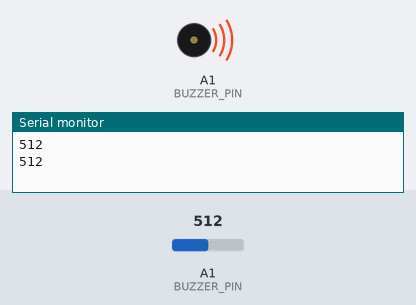
The sketch below on a simulated Arduino Uno, built with avr-gcc and run on an emulated ATmega328P. Shown: buzzer (waves = sounding), the last lines printed to the serial monitor. Inputs (shaded band) come from the test bench; at power-on: A1 (BUZZER_PIN) = 512.

Above: at 2.9 s.
3.0 s: A1 (BUZZER_PIN) set to 491
At 4.1 s:
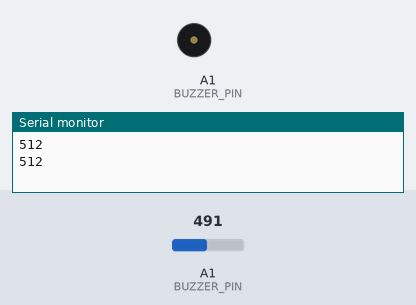
5.8 s: A1 (BUZZER_PIN) set to 510
At 11.6 s:
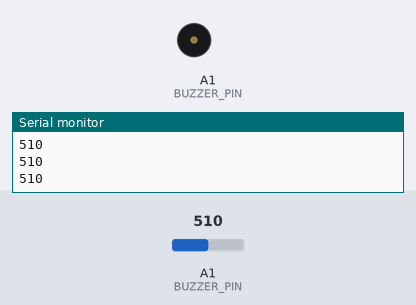
12.0 s: A1 (BUZZER_PIN) set to 490
At 12.7 s:
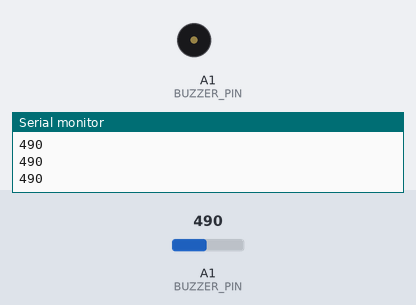
14.8 s: A1 (BUZZER_PIN) set to 511
At 16.6 s:
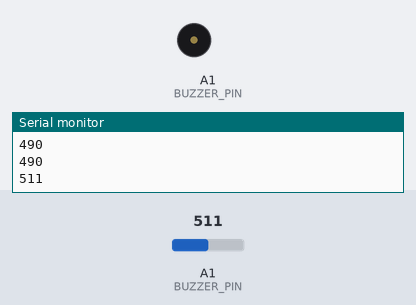
Timing chart, 0 to 22.0 s (numbered marks = the images above; inputs shaded):
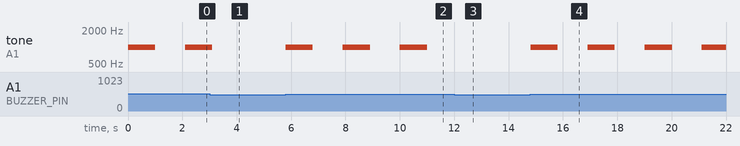

Measured:
- the behaviour switches between 501 and 500 on A1 (BUZZER_PIN) (found by bisection; images 0 and 1)
- after the input at 3.0 s, tone on A1 (BUZZER_PIN): goes on until 3.1 s, then stays silent
- after the input at 5.8 s, tone on A1 (BUZZER_PIN): alternates 1000 Hz for 1.0 s and silent for 1.1 s, starting at once
- after the input at 12.0 s, tone on A1 (BUZZER_PIN): stays silent (without the input it goes to 1000 Hz after 0.11 s)
- after the input at 14.8 s, tone on A1 (BUZZER_PIN): alternates 1000 Hz for 1.0 s and silent for 1.1 s, starting at once

The sketch:

13prac.ino
```cpp
#define BUZZER_PIN A1

void setup() {
  pinMode(BUZZER_PIN, INPUT);
  Serial.begin(9600);
}

void loop() {
  int knockStatus = analogRead(BUZZER_PIN);

  Serial.println(knockStatus);

  if (knockStatus > 500) {
    playToneForOneSecond();
    delay(1000);
  }

  delay(100);
}

void playToneForOneSecond() {
  pinMode(BUZZER_PIN, OUTPUT);

  tone(BUZZER_PIN, 1000);
  delay(1000);
  noTone(BUZZER_PIN);

  pinMode(BUZZER_PIN, INPUT);
}
```
